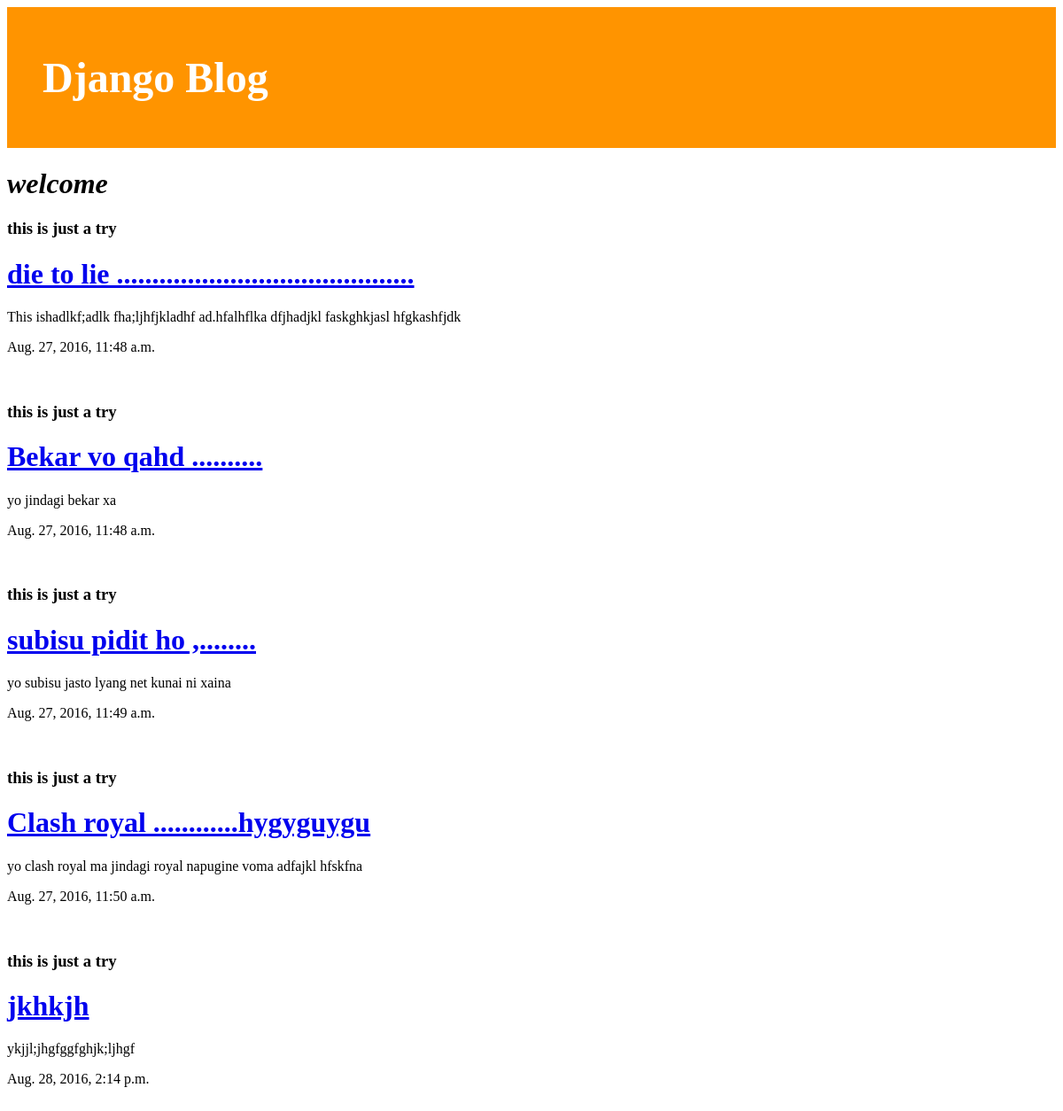
The page / on the database its author committed.
### blogapp/models.py (models this page shows, shortened)
class BlogPost(models.Model):
	author = models.CharField(max_length=25)
	title =models.CharField(max_length=200)
	content = models.TextField()
	created = models.DateTimeField(auto_now_add=True)
	updated = models.DateTimeField(auto_now=True)
	publish = models.BooleanField(default=False)

### blogapp/views.py (the view)
# urls.py: url(r'^$', homepage,name='home'),
def homepage(request):
	blogs = BlogPost.objects.all()
	context = {'blogs':blogs}
	template_name= 'home.html'
	return render(request,template_name, context)

### blogapp/templates/home.html (shortened to what this page needs)
{% extends 'base.html' %}
{% block content %}
<em><h1>welcome</h1></em>
{% for blog in blogs %}
{% if blog.publish %}
<h3 class="blur">this is just a try</h3>
<h1><a href=" {% url 'details' pk=blog.pk %}">{{ blog.title }}</a></h1>
<p>{{ blog.content}}</p>
<p>{{ blog.created}}</p></br>
{% endif %}
{% endfor %}
{% endblock content %}

### blogapp/templates/base.html (shortened to what this page needs)
{% load staticfiles %}
<html>
<head>
	<link rel="stylesheet" type="text/css" href="{% static 'static/css/blog.css' %}">
	</head>
<body>
<div class='page-header'>
	<h1 class="heeee"><a href="/">Django Blog</a></h1>
</div>
{% block content %}
{% endblock content %}
</body>
</html>

### blogapp/static/static/css/blog.css (style rules this page uses)
.page-header { background-color: #ff9400; margin-top: 0; padding: 20px 20px 20px 40px; }
.page-header h1, .page-header h1 a, .page-header h1 a:visited, .page-header h1 a:active { color: #ffffff; font-size: 36pt; text-decoration: none; }
.blur { text-decoration-color: #ff0000; }
h1, h2, h3, h4 { font-family: 'Lobster', cursive; }

### rows shown on the page
BlogPost: title "die to lie ..........................................", content "This ishadlkf;adlk fha;ljhfjkladhf ad.hfalhflka dfjhadjkl faskghkjasl hfgkashfjdk", created "Aug. 27, 2016, 11:48 a.m."
BlogPost: title "Bekar vo qahd ..........", content "yo jindagi bekar xa", created "Aug. 27, 2016, 11:48 a.m."
BlogPost: title "subisu pidit ho ,........", content "yo subisu jasto lyang net kunai ni xaina", created "Aug. 27, 2016, 11:49 a.m."
BlogPost: title "Clash royal ............hygyguygu", content "yo clash royal ma jindagi royal napugine voma adfajkl hfskfna", created "Aug. 27, 2016, 11:50 a.m."
BlogPost: title "jkhkjh", content "ykjjl;jhgfggfghjk;ljhgf", created "Aug. 28, 2016, 2:14 p.m."
